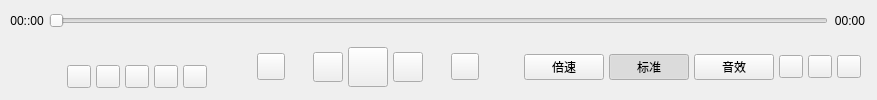
    <widget class="PlayWidget" name="play_widget" native="true">
     <property name="sizePolicy">
      <sizepolicy hsizetype="Preferred" vsizetype="Fixed">
       <horstretch>0</horstretch>
       <verstretch>0</verstretch>
      </sizepolicy>
     </property>
     <property name="minimumSize">
      <size>
       <width>0</width>
       <height>65</height>
      </size>
     </property>
     <property name="mouseTracking">
      <bool>false</bool>
     </property>
     <layout class="QVBoxLayout" name="verticalLayout_6">
      <property name="leftMargin">
       <number>7</number>
      </property>
      <property name="topMargin">
       <number>7</number>
      </property>
      <property name="rightMargin">
       <number>7</number>
      </property>
      <property name="bottomMargin">
       <number>5</number>
      </property>
      <item>
       <layout class="QHBoxLayout" name="processLayout">
        <property name="spacing">
         <number>2</number>
        </property>
        <item>
         <widget class="QLabel" name="position_label">
          <property name="minimumSize">
           <size>
            <width>40</width>
            <height>0</height>
           </size>
          </property>
          <property name="text">
           <string>00::00</string>
          </property>
          <property name="alignment">
           <set>Qt::AlignCenter</set>
          </property>
         </widget>
        </item>
        <item>
         <widget class="QSlider" name="progressSlider">
          <property name="sizePolicy">
           <sizepolicy hsizetype="Expanding" vsizetype="Fixed">
            <horstretch>0</horstretch>
            <verstretch>0</verstretch>
           </sizepolicy>
          </property>
          <property name="minimumSize">
           <size>
            <width>0</width>
            <height>17</height>
           </size>
          </property>
          <property name="maximumSize">
           <size>
            <width>16777215</width>
            <height>17</height>
           </size>
          </property>
          <property name="cursor">
           <cursorShape>PointingHandCursor</cursorShape>
          </property>
          <property name="focusPolicy">
           <enum>Qt::StrongFocus</enum>
          </property>
          <property name="minimum">
           <number>0</number>
          </property>
          <property name="maximum">
           <number>100</number>
          </property>
          <property name="singleStep">
           <number>1</number>
          </property>
          <property name="pageStep">
           <number>0</number>
          </property>
          <property name="orientation">
           <enum>Qt::Horizontal</enum>
          </property>
         </widget>
        </item>
        <item>
         <widget class="QLabel" name="duration_label">
          <property name="minimumSize">
           <size>
            <width>40</width>
            <height>0</height>
           </size>
          </property>
          <property name="text">
           <string>00:00</string>
          </property>
          <property name="alignment">
           <set>Qt::AlignCenter</set>
          </property>
         </widget>
        </item>
       </layout>
      </item>
      <item>
       <layout class="QHBoxLayout" name="play_hlayout">
        <property name="spacing">
         <number>5</number>
        </property>
        <property name="leftMargin">
         <number>2</number>
        </property>
        <property name="rightMargin">
         <number>9</number>
        </property>
        <property name="bottomMargin">
         <number>2</number>
        </property>
        <item>
         <widget class="QLabel" name="cover_label">
          <property name="sizePolicy">
           <sizepolicy hsizetype="Fixed" vsizetype="Fixed">
            <horstretch>0</horstretch>
            <verstretch>0</verstretch>
           </sizepolicy>
          </property>
          <property name="minimumSize">
           <size>
            <width>48</width>
            <height>48</height>
           </size>
          </property>
          <property name="maximumSize">
           <size>
            <width>48</width>
            <height>48</height>
           </size>
          </property>
          <property name="toolTip">
           <string>查看歌词写真</string>
          </property>
          <property name="text">
           <string/>
          </property>
          <property name="scaledContents">
           <bool>true</bool>
          </property>
          <property name="alignment">
           <set>Qt::AlignCenter</set>
          </property>
         </widget>
        </item>
        <item>
         <widget class="QWidget" name="song_info_widget" native="true">
          <property name="sizePolicy">
           <sizepolicy hsizetype="Fixed" vsizetype="Preferred">
            <horstretch>0</horstretch>
            <verstretch>0</verstretch>
           </sizepolicy>
          </property>
          <property name="minimumSize">
           <size>
            <width>150</width>
            <height>0</height>
           </size>
          </property>
          <property name="maximumSize">
           <size>
            <width>150</width>
            <height>16777215</height>
           </size>
          </property>
          <layout class="QVBoxLayout" name="verticalLayout_4">
           <property name="spacing">
            <number>5</number>
           </property>
           <property name="leftMargin">
            <number>5</number>
           </property>
           <property name="topMargin">
            <number>5</number>
           </property>
           <property name="rightMargin">
            <number>5</number>
           </property>
           <property name="bottomMargin">
            <number>5</number>
           </property>
           <item>
            <layout class="QHBoxLayout" name="singer_song_HLayout">
             <property name="spacing">
              <number>0</number>
             </property>
             <item>
              <widget class="QLabel" name="song_name_label">
               <property name="sizePolicy">
                <sizepolicy hsizetype="Preferred" vsizetype="Preferred">
                 <horstretch>0</horstretch>
                 <verstretch>0</verstretch>
                </sizepolicy>
               </property>
               <property name="minimumSize">
                <size>
                 <width>55</width>
                 <height>0</height>
                </size>
               </property>
               <property name="text">
                <string/>
               </property>
               <property name="scaledContents">
                <bool>true</bool>
               </property>
               <property name="alignment">
                <set>Qt::AlignLeading|Qt::AlignLeft|Qt::AlignVCenter</set>
               </property>
              </widget>
             </item>
             <item>
              <widget class="QLabel" name="singer_label">
               <property name="sizePolicy">
                <sizepolicy hsizetype="Preferred" vsizetype="Preferred">
                 <horstretch>0</horstretch>
                 <verstretch>0</verstretch>
                </sizepolicy>
               </property>
               <property name="text">
                <string/>
               </property>
               <property name="scaledContents">
                <bool>true</bool>
               </property>
               <property name="alignment">
                <set>Qt::AlignLeading|Qt::AlignLeft|Qt::AlignVCenter</set>
               </property>
              </widget>
             </item>
            </layout>
           </item>
           <item>
            <layout class="QHBoxLayout" name="song_option_HLayout">
             <item>
              <widget class="QToolButton" name="love_toolButton">
               <property name="toolTip">
                <string>收藏</string>
               </property>
               <property name="text">
                <string/>
               </property>
               <property name="autoExclusive">
                <bool>true</bool>
               </property>
              </widget>
             </item>
             <item>
              <widget class="QToolButton" name="download_toolButton">
               <property name="toolTip">
                <string>下载</string>
               </property>
               <property name="text">
                <string/>
               </property>
              </widget>
             </item>
             <item>
              <widget class="QToolButton" name="comment_toolButton">
               <property name="toolTip">
                <string>评论</string>
               </property>
               <property name="text">
                <string/>
               </property>
              </widget>
             </item>
             <item>
              <widget class="QToolButton" name="share_toolButton">
               <property name="toolTip">
                <string>分享</string>
               </property>
               <property name="text">
                <string/>
               </property>
              </widget>
             </item>
             <item>
              <widget class="QToolButton" name="more_toolButton">
               <property name="toolTip">
                <string>更多</string>
               </property>
               <property name="text">
                <string/>
               </property>
              </widget>
             </item>
            </layout>
           </item>
          </layout>
         </widget>
        </item>
        <item>
         <spacer name="horizontalSpacer_7">
          <property name="orientation">
           <enum>Qt::Horizontal</enum>
          </property>
          <property name="sizeHint" stdset="0">
           <size>
            <width>40</width>
            <height>20</height>
           </size>
          </property>
         </spacer>
        </item>
        <item>
         <widget class="QToolButton" name="circle_toolButton">
          <property name="toolTip">
           <string>循环播放</string>
          </property>
          <property name="text">
           <string/>
          </property>
          <property name="iconSize">
           <size>
            <width>20</width>
            <height>20</height>
           </size>
          </property>
          <property name="checkable">
           <bool>false</bool>
          </property>
         </widget>
        </item>
        <item>
         <spacer name="horizontalSpacer_3">
          <property name="orientation">
           <enum>Qt::Horizontal</enum>
          </property>
          <property name="sizeType">
           <enum>QSizePolicy::Fixed</enum>
          </property>
          <property name="sizeHint" stdset="0">
           <size>
            <width>23</width>
            <height>20</height>
           </size>
          </property>
         </spacer>
        </item>
        <item>
         <widget class="QToolButton" name="pre_toolButton">
          <property name="minimumSize">
           <size>
            <width>30</width>
            <height>30</height>
           </size>
          </property>
          <property name="cursor">
           <cursorShape>PointingHandCursor</cursorShape>
          </property>
          <property name="toolTip">
           <string>上一首</string>
          </property>
          <property name="text">
           <string/>
          </property>
         </widget>
        </item>
        <item>
         <widget class="QToolButton" name="play_or_pause_toolButton">
          <property name="minimumSize">
           <size>
            <width>40</width>
            <height>40</height>
           </size>
          </property>
          <property name="cursor">
           <cursorShape>PointingHandCursor</cursorShape>
          </property>
          <property name="toolTip">
           <string>播放/暂停</string>
          </property>
          <property name="text">
           <string/>
          </property>
          <property name="iconSize">
           <size>
            <width>25</width>
            <height>25</height>
           </size>
          </property>
         </widget>
        </item>
        <item>
         <widget class="QToolButton" name="next_toolButton">
          <property name="minimumSize">
           <size>
            <width>30</width>
            <height>30</height>
           </size>
          </property>
          <property name="cursor">
           <cursorShape>PointingHandCursor</cursorShape>
          </property>
          <property name="toolTip">
           <string>下一首</string>
          </property>
          <property name="text">
           <string/>
          </property>
         </widget>
        </item>
        <item>
         <spacer name="horizontalSpacer_2">
          <property name="orientation">
           <enum>Qt::Horizontal</enum>
          </property>
          <property name="sizeType">
           <enum>QSizePolicy::Fixed</enum>
          </property>
          <property name="sizeHint" stdset="0">
           <size>
            <width>23</width>
            <height>20</height>
           </size>
          </property>
         </spacer>
        </item>
        <item>
         <widget class="VolumeToolBtn" name="volume_toolButton">
          <property name="toolTip">
           <string>调节音量</string>
          </property>
          <property name="text">
           <string/>
          </property>
          <property name="iconSize">
           <size>
            <width>20</width>
            <height>20</height>
           </size>
          </property>
          <property name="checkable">
           <bool>false</bool>
          </property>
         </widget>
        </item>
        <item>
         <spacer name="horizontalSpacer_8">
          <property name="orientation">
           <enum>Qt::Horizontal</enum>
          </property>
          <property name="sizeHint" stdset="0">
           <size>
            <width>40</width>
            <height>20</height>
           </size>
          </property>
         </spacer>
        </item>
        <item>
         <widget class="QPushButton" name="speed_pushButton">
          <property name="sizePolicy">
           <sizepolicy hsizetype="Preferred" vsizetype="Fixed">
            <horstretch>0</horstretch>
            <verstretch>0</verstretch>
           </sizepolicy>
          </property>
          <property name="minimumSize">
           <size>
            <width>45</width>
            <height>0</height>
           </size>
          </property>
          <property name="cursor">
           <cursorShape>PointingHandCursor</cursorShape>
          </property>
          <property name="toolTip">
           <string>歌曲音效</string>
          </property>
          <property name="text">
           <string>倍速</string>
          </property>
          <property name="checkable">
           <bool>true</bool>
          </property>
         </widget>
        </item>
        <item>
         <widget class="QPushButton" name="pushButton_5">
          <property name="sizePolicy">
           <sizepolicy hsizetype="Preferred" vsizetype="Fixed">
            <horstretch>0</horstretch>
            <verstretch>0</verstretch>
           </sizepolicy>
          </property>
          <property name="minimumSize">
           <size>
            <width>50</width>
            <height>0</height>
           </size>
          </property>
          <property name="cursor">
           <cursorShape>PointingHandCursor</cursorShape>
          </property>
          <property name="toolTip">
           <string>歌曲格式</string>
          </property>
          <property name="text">
           <string>标准</string>
          </property>
          <property name="checkable">
           <bool>true</bool>
          </property>
          <property name="checked">
           <bool>true</bool>
          </property>
         </widget>
        </item>
        <item>
         <widget class="QPushButton" name="pushButton_6">
          <property name="sizePolicy">
           <sizepolicy hsizetype="Preferred" vsizetype="Fixed">
            <horstretch>0</horstretch>
            <verstretch>0</verstretch>
           </sizepolicy>
          </property>
          <property name="minimumSize">
           <size>
            <width>45</width>
            <height>0</height>
           </size>
          </property>
          <property name="cursor">
           <cursorShape>PointingHandCursor</cursorShape>
          </property>
          <property name="toolTip">
           <string>歌曲音效</string>
          </property>
          <property name="text">
           <string>音效</string>
          </property>
          <property name="checkable">
           <bool>true</bool>
          </property>
         </widget>
        </item>
        <item>
         <widget class="QToolButton" name="erji_toolButton">
          <property name="toolTip">
           <string>一起听歌</string>
          </property>
          <property name="text">
           <string/>
          </property>
         </widget>
        </item>
        <item>
         <widget class="QToolButton" name="ci_toolButton">
          <property name="toolTip">
           <string>歌词</string>
          </property>
          <property name="text">
           <string/>
          </property>
         </widget>
        </item>
        <item>
         <widget class="QToolButton" name="list_toolButton">
          <property name="toolTip">
           <string>歌单</string>
          </property>
          <property name="text">
           <string/>
          </property>
         </widget>
        </item>
       </layout>
      </item>
     </layout>
    </widget>
